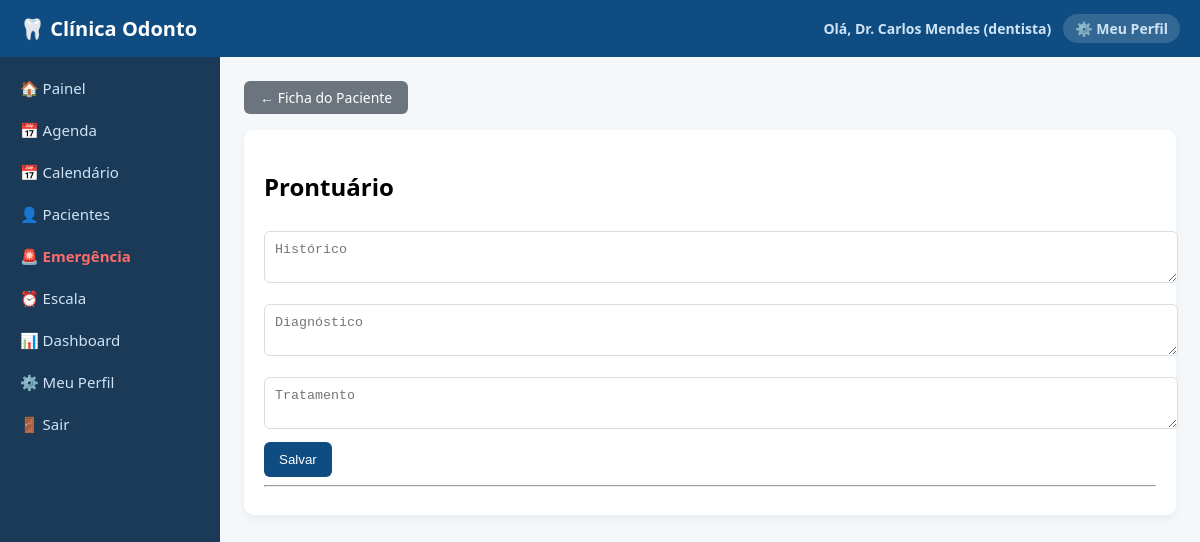
The page /prontuario/180 (signed in) on the database as committed earlier.
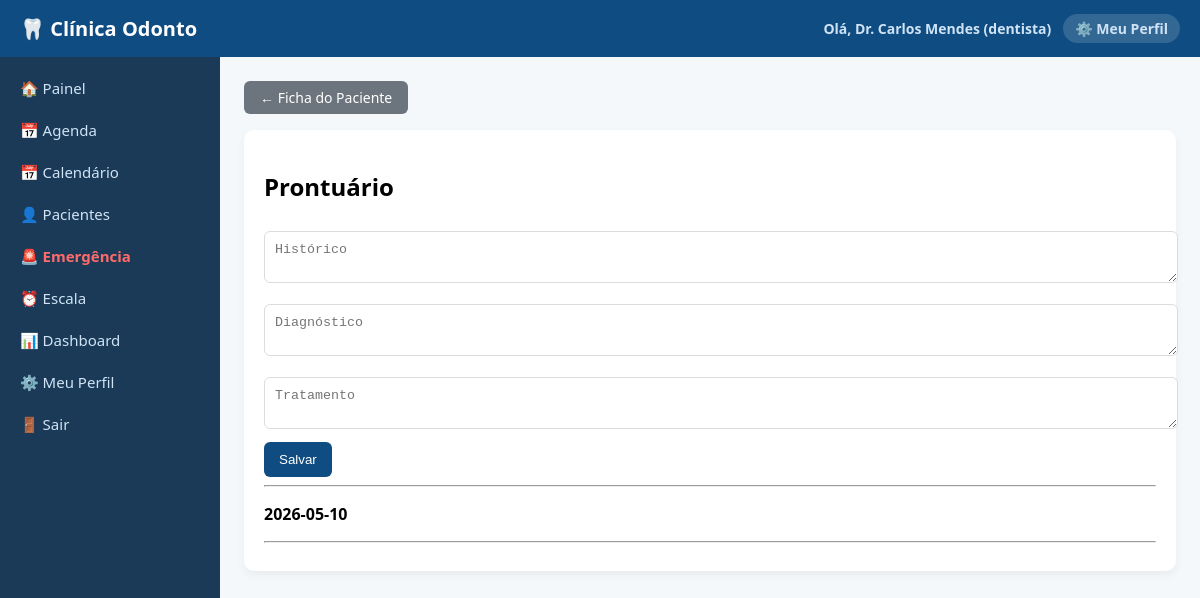
The same page on the database as committed later.
### tables this page shows
CREATE TABLE prontuario (
            id INTEGER PRIMARY KEY AUTOINCREMENT,
            paciente_id INTEGER,
            historico TEXT,
            diagnostico TEXT,
            tratamento TEXT,
            data TEXT
        );

### routes/pacientes.py (the view)
@pacientes.route('/prontuario/<int:id>')
@tipo_required(['master', 'admin', 'operador', 'atendente', 'dentista'])
def prontuario(id):
    conn = get_db_connection()
    cur = conn.cursor()
    cur.execute(f'SELECT * FROM prontuario WHERE paciente_id = {p()}', (id,))
    rows = cur.fetchall()
    registros = rows_as_dicts(rows, cur) if is_postgres() else rows
    conn.close()
    return render_template('prontuario.html', registros=registros, paciente_id=id)

### db.py (called while the page is built)
def get_db_connection():
    if DATABASE_URL:
        import psycopg2
        import psycopg2.extras
        conn = psycopg2.connect(DATABASE_URL)
        conn.autocommit = False
        return conn
    else:
        conn = sqlite3.connect('database.db')
        conn.row_factory = sqlite3.Row
        return conn

def is_postgres():
    return bool(DATABASE_URL)

### routes/pacientes.py (called while the page is built)
def p():
    return '%s' if is_postgres() else '?'

### routes/utils.py (called while the page is built)
def tipo_required(tipos_permitidos):
    def decorator(func):
        @wraps(func)
        def wrapper(*args, **kwargs):
            if 'usuario_tipo' not in session:
                return redirect('/login')
            if session['usuario_tipo'] not in tipos_permitidos:
                return "<h1>Acesso negado</h1>"
            return func(*args, **kwargs)
        return wrapper
    return decorator

### templates/prontuario.html (shortened to what this page needs)
{% extends "base.html" %}
{% block content %}
<a href="/pacientes/ficha/{{ paciente_id }}" style="display:inline-block; padding:7px 16px; background:#6c757d; color:white; border-radius:6px; text-decoration:none; margin-bottom:16px; font-size:14px;">← Ficha do Paciente</a>
<div class="card">
<h2>Prontuário</h2>
<form method="POST" action="/prontuario/salvar">
    <textarea name="historico" placeholder="Histórico"></textarea>
    <textarea name="diagnostico" placeholder="Diagnóstico"></textarea>
    <textarea name="tratamento" placeholder="Tratamento"></textarea>
    <button>Salvar</button>
</form>
<hr>
{% for r in registros %}
<p><b>{{ r.data }}</b></p>
<hr>
{% endfor %}
</div>
{% endblock %}

Rows that differ between the two databases and show on the page:
added prontuario: data "2026-05-10"
